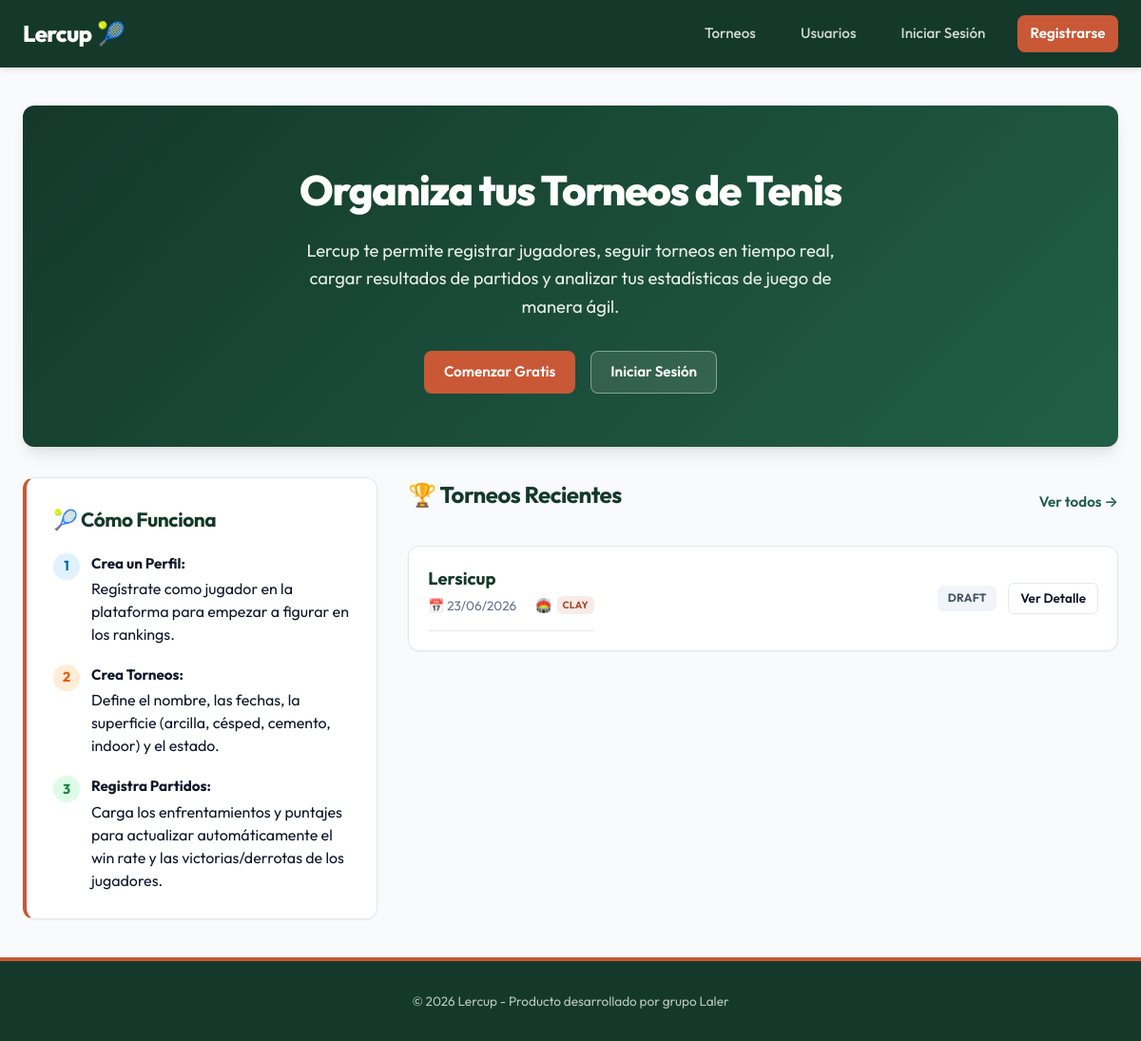
The app's page /, older data.
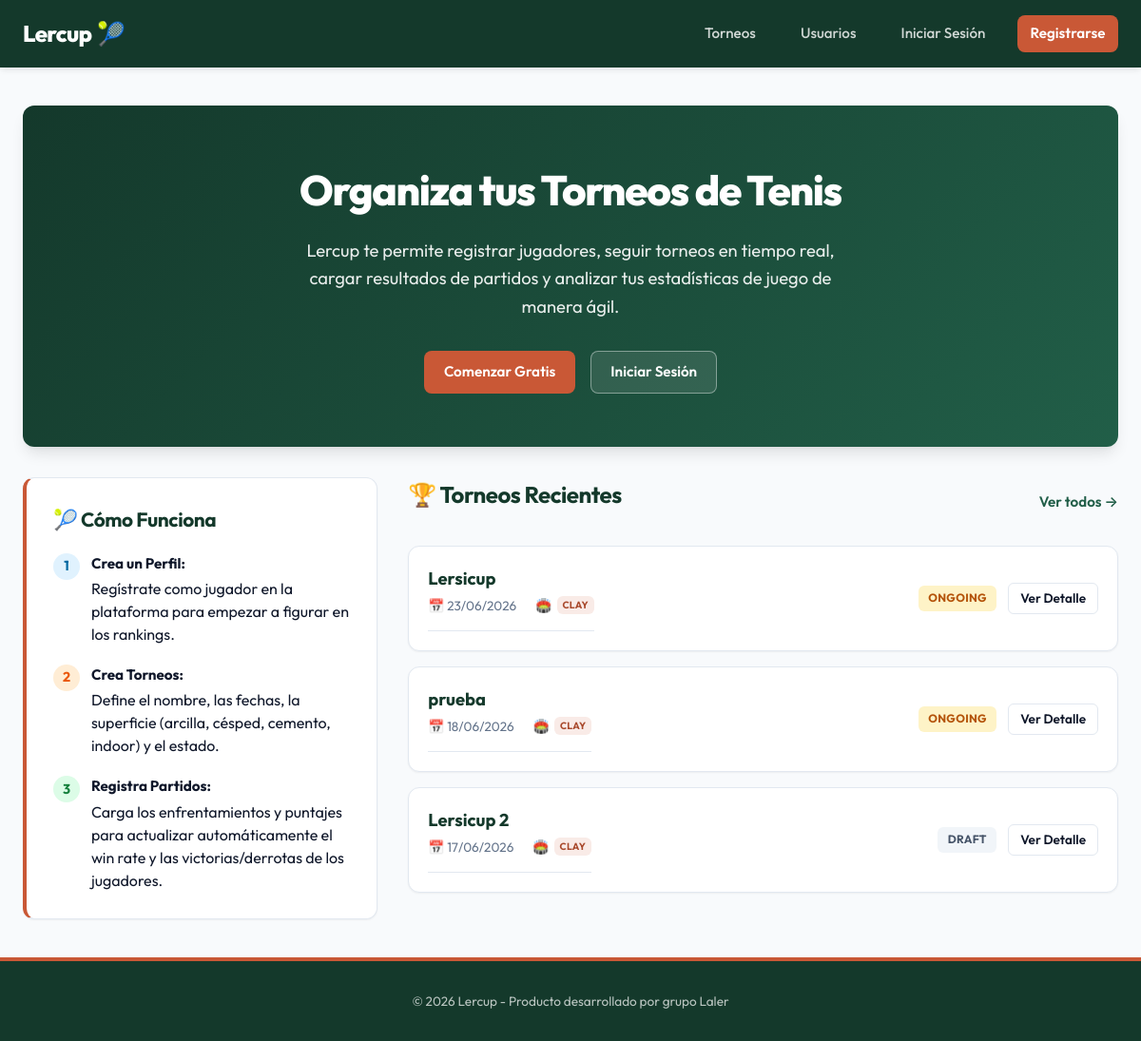
The same page, newer data.
### app/models/tournament.py (models this page shows)
class Tournament(SQLModel, table=True):
    id: Optional[int] = Field(default=None, primary_key=True)
    name: str = Field(nullable=False)
    description: Optional[str] = Field(default=None)
    start_date: datetime = Field(nullable=False)
    end_date: datetime = Field(nullable=False)
    surface: str = Field(default="clay")  # clay, grass, hard, indoor
    status: str = Field(default="draft")  # draft, ongoing, finished
    creator_id: int = Field(foreign_key="user.id", nullable=False)
    format_id: Optional[int] = Field(foreign_key="tournamentformat.id", default=None, nullable=True)
    sport: str = Field(default="tennis", index=True, nullable=False)  # tennis, padel, etc.
    category: str = Field(default="flexible", nullable=False) # flexible, Primera, A, B1, B2, C, D
    created_at: datetime = Field(default_factory=datetime.utcnow)
    creator: "User" = Relationship(back_populates="created_tournaments")
    format: Optional["TournamentFormat"] = Relationship()
    registrations: List["TournamentRegistration"] = Relationship(
        back_populates="tournament",
        sa_relationship_kwargs={"cascade": "all, delete-orphan"}
    )
    matches: List["Match"] = Relationship(
        back_populates="tournament",
        sa_relationship_kwargs={"cascade": "all, delete-orphan"}
    )
    group_rounds: List["GroupRound"] = Relationship(
        back_populates="tournament",
        sa_relationship_kwargs={"cascade": "all, delete-orphan"},
    )

### app/routes/web/home.py (the view)
@router.get("/")
def home(request: Request, db: Session = Depends(get_session)):
    tournaments = TournamentService.get_all_tournaments(db)
    return render_template(request, db, "index.html", {
        "tournaments": tournaments,
        "active_page": "home"
    })

### app/templates/index.html (shortened to what this page needs)
{% extends "base.html" %}
{% block content %}
<div class="welcome-hero" style="text-align: center; padding: 3.5rem 1.5rem; background: linear-gradient(135deg, var(--primary-color), var(--primary-light)); color: white; border-radius: var(--border-radius); margin-bottom: 2rem; box-shadow: var(--shadow-lg);">
    <h1 style="color: white; margin-bottom: 1rem; font-size: 2.75rem; font-weight: 800; letter-spacing: -0.03em;">Organiza tus Torneos de Tenis</h1>
    <p style="font-size: 1.15rem; max-width: 600px; margin: 0 auto 2rem auto; opacity: 0.9; line-height: 1.6;">Lercup te permite registrar jugadores, seguir torneos en tiempo real, cargar resultados de partidos y analizar tus estadísticas de juego de manera ágil.</p>
    {% if not current_user %}
        <div style="display: flex; justify-content: center; gap: 1rem; flex-wrap: wrap;">
            <a href="/auth/register" class="btn btn-secondary">Comenzar Gratis</a>
            <a href="/auth/login" class="btn btn-outline" style="color: white; border-color: rgba(255,255,255,0.4); background: rgba(255, 255, 255, 0.1);">Iniciar Sesión</a>
        </div>
    {% endif %}
</div>
<div class="grid-cols-1-2" style="margin-top: 2rem;">
    <div class="card" style="display: flex; flex-direction: column; justify-content: space-between; border-left: 4px solid var(--accent-color);">
        <div>
            <h2 class="card-title">🎾 Cómo Funciona</h2>
            <ul style="list-style: none; display: flex; flex-direction: column; gap: 1.25rem; margin-top: 1.25rem;">
                <li style="display: flex; align-items: flex-start; gap: 0.75rem;">
                    <span style="background: #e0f2fe; color: #0369a1; width: 28px; height: 28px; display: flex; align-items: center; justify-content: center; border-radius: 50%; font-weight: bold; flex-shrink: 0; font-size: 0.9rem;">1</span>
                    <div>
                        <strong style="display: block; font-size: 0.95rem; margin-bottom: 0.15rem;">Crea un Perfil:</strong> Regístrate como jugador en la plataforma para empezar a figurar en los rankings.
                    </div>
                </li>
                <li style="display: flex; align-items: flex-start; gap: 0.75rem;">
                    <span style="background: #ffedd5; color: #ea580c; width: 28px; height: 28px; display: flex; align-items: center; justify-content: center; border-radius: 50%; font-weight: bold; flex-shrink: 0; font-size: 0.9rem;">2</span>
                    <div>
                        <strong style="display: block; font-size: 0.95rem; margin-bottom: 0.15rem;">Crea Torneos:</strong> Define el nombre, las fechas, la superficie (arcilla, césped, cemento, indoor) y el estado.
                    </div>
                </li>
                <li style="display: flex; align-items: flex-start; gap: 0.75rem;">
                    <span style="background: #dcfce7; color: #15803d; width: 28px; height: 28px; display: flex; align-items: center; justify-content: center; border-radius: 50%; font-weight: bold; flex-shrink: 0; font-size: 0.9rem;">3</span>
                    <div>
                        <strong style="display: block; font-size: 0.95rem; margin-bottom: 0.15rem;">Registra Partidos:</strong> Carga los enfrentamientos y puntajes para actualizar automáticamente el win rate y las victorias/derrotas de los jugadores.
                    </div>
                </li>
            </ul>
        </div>
    </div>
    <div>
        <div style="display: flex; justify-content: space-between; align-items: center; margin-bottom: 1.25rem;">
            <h2>🏆 Torneos Recientes</h2>
            <a href="/tournaments" style="font-size: 0.95rem; color: var(--primary-light); font-weight: 600; text-decoration: none;">Ver todos &rarr;</a>
        </div>
        {% if tournaments %}
            <div style="display: flex; flex-direction: column; gap: 1rem;">
                {% for t in tournaments[:3] %}
                    <div class="card" style="padding: 1.25rem; display: flex; justify-content: space-between; align-items: center; gap: 1rem;">
                        <div>
                            <h3 style="font-size: 1.15rem; color: var(--primary-color); font-weight: 700;">{{ t.name }}</h3>
                            <div class="card-meta" style="margin-bottom: 0; margin-top: 0.25rem;">
                                <span>📅 {{ t.start_date.strftime('%d/%m/%Y') }}</span>
                                <span>🏟️ <span class="badge badge-{{ t.surface }}" style="font-size:0.65rem; padding: 0.1rem 0.35rem;">{{ t.surface }}</span></span>
                            </div>
                        </div>
                        <div style="display: flex; align-items: center; gap: 0.75rem;">
                            <span class="badge badge-{{ t.status }}">{{ t.status }}</span>
                            <a href="/tournaments/detail/{{ t.id }}" class="btn btn-outline btn-sm">Ver Detalle</a>
                        </div>
                    </div>
                {% endfor %}
            </div>
        {% endif %}
    </div>
</div>
{% endblock %}

### app/templates/base.html (shortened to what this page needs)
<!DOCTYPE html>
<html lang="es">
<head>
    <link rel="stylesheet" href="/static/css/app.css?v={{ static_version }}">
</head>
<body>
    <header>
        <div class="navbar">
            <a href="/" class="nav-brand">
                Lercup<span>🎾</span>
            </a>
            <nav>
                <ul class="nav-menu">
                    <li><a href="/tournaments" class="nav-link {% if active_page == 'tournaments' %}active{% endif %}">Torneos</a></li>
                    <li><a href="/users" class="nav-link {% if active_page == 'users' %}active{% endif %}">Usuarios</a></li>
                    {% if current_user %}
                        <li class="nav-actions-group">
                            <div class="notification-menu">
                                <button type="button" class="notification-bell" aria-label="Notificaciones{% if unread_notification_count > 0 %} ({{ unread_notification_count }} sin leer){% endif %}" aria-expanded="false">
                                    <span class="notification-bell-icon" aria-hidden="true">🔔</span>
                                    {% if unread_notification_count > 0 %}
                                        <span class="notification-badge" aria-hidden="true">{{ unread_notification_count }}</span>
                                    {% endif %}
                                </button>
                                <div class="notification-dropdown" hidden>
                                    <div class="notification-dropdown-header">
                                        <span>Notificaciones</span>
                                        {% if unread_notification_count > 0 %}
                                            <span class="notification-dropdown-count">{{ unread_notification_count }} nueva(s)</span>
                                        {% endif %}
                                    </div>
                                    {% if recent_unread_notifications %}
                                        <ul class="notification-dropdown-list">
                                            {% for n in recent_unread_notifications %}
                                                <li>
                                                    <form method="post" action="/notifications/{{ n.id }}/read">
                                                        <button type="submit" class="notification-dropdown-item">
                                                            <span class="notification-dropdown-message">{{ n.message }}</span>
                                                            <span class="notification-dropdown-time">{{ n.created_at | time_ago }}</span>
                                                        </button>
                                                    </form>
                                                </li>
                                            {% endfor %}
                                        </ul>
                                    {% else %}
                                        <p class="notification-dropdown-empty">No tenés notificaciones nuevas</p>
                                    {% endif %}
                                    <a href="/notifications" class="notification-dropdown-footer {% if active_page == 'notifications' %}active{% endif %}">Ver todas</a>
                                </div>
                            </div>
                            <div class="user-menu">
                                <span class="user-badge">👤 {{ current_user.full_name }}</span>
                                <a href="/users/profile/{{ current_user.id }}" class="nav-link {% if active_page == 'profile' %}active{% endif %}">Mi Perfil</a>
                                <a href="/auth/logout" class="nav-link nav-btn">Salir</a>
                            </div>
                        </li>
                    {% else %}
                        <li><a href="/auth/login" class="nav-link">Iniciar Sesión</a></li>
                        <li><a href="/auth/register" class="nav-link nav-btn">Registrarse</a></li>
                    {% endif %}
                </ul>
            </nav>
        </div>
    </header>
    <main>
        {% block content %}
        {% endblock %}
    </main>
    <footer>
        <p>&copy; 2026 Lercup - Producto desarrollado por grupo Laler</p>
    </footer>
</body>
</html>

Row changes from the older to the newer data that the page shows:
changed Tournament "Lersicup": status "DRAFT" → "ONGOING"
added Tournament: name "prueba", start_date "18/06/2026", surface "CLAY", status "ONGOING"
added Tournament: name "Lersicup 2", start_date "17/06/2026", surface "CLAY", status "DRAFT"
